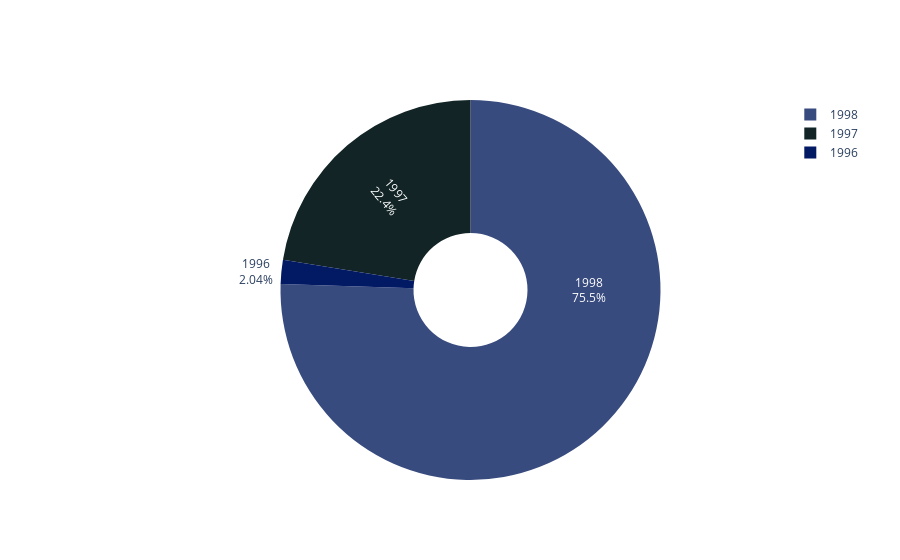

The notebook cell this image was saved under:
### Markdown cell above
# Slide 2 - Birth Year

### Code cell
labels = ['1998', '1997', '1996']
values = [37,11, 1]
colors = ['rgb(56, 75, 126)', 'rgb(18, 36, 37)', 'rgb(2, 25, 100)']
fig = go.Figure(data=[go.Pie(labels=labels, values=values, textinfo='label+percent',
                             insidetextorientation='radial', marker_colors=colors, hole=.3
                            )])
iplot(fig)

### Figure 1 — Plotly figure (JSON) as saved in the notebook; plotly's stock layout.template omitted (floating-point values rounded to 4 significant figures)
{"data": [{"hole": 0.3, "insidetextorientation": "radial", "labels": ["1998", "1997", "1996"], "marker": {"colors": ["rgb(56, 75, 126)", "rgb(18, 36, 37)", "rgb(2, 25, 100)"]}, "textinfo": "label+percent", "type": "pie", "values": [37, 11, 1]}], "layout": {}}
